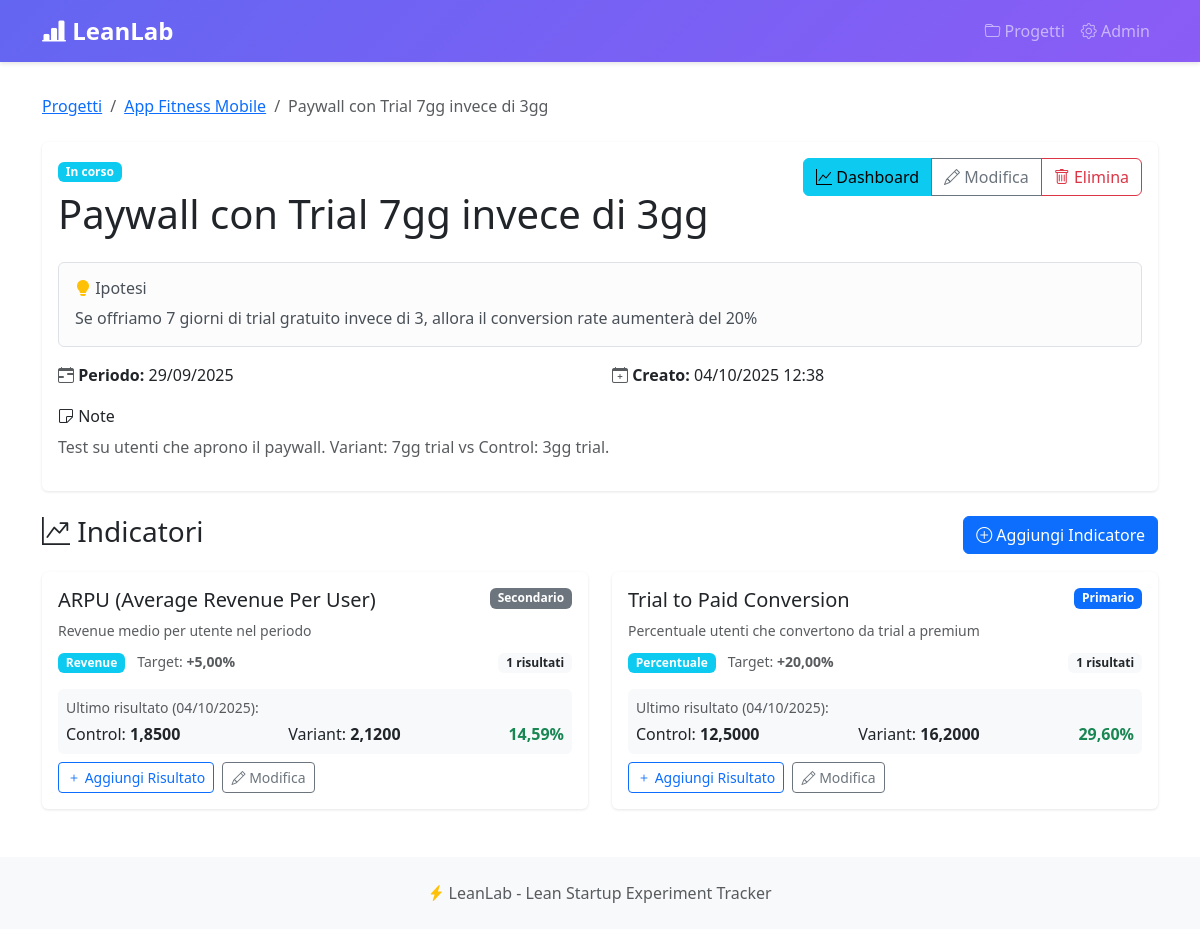
The page /projects/6/experiments/10/ on the database its author committed.
### projects/models.py (models this page shows, shortened)
class Project(models.Model):
    name = models.CharField(max_length=200, verbose_name="Nome Progetto")
    description = models.TextField(blank=True, verbose_name="Descrizione")
    created_at = models.DateTimeField(auto_now_add=True)
    updated_at = models.DateTimeField(auto_now=True)
    is_active = models.BooleanField(default=True, verbose_name="Attivo")
    class Meta:
        verbose_name = "Progetto"
        verbose_name_plural = "Progetti"
        ordering = ['-created_at']

class Experiment(models.Model):
    STATUS_CHOICES = [
        ('draft', 'Bozza'),
        ('running', 'In corso'),
        ('completed', 'Completato'),
    ]
    DECISION_CHOICES = [
        ('pending', 'In attesa'),
        ('persevere', 'Persevere'),
        ('pivot', 'Pivot'),
    ]
    project = models.ForeignKey(Project, on_delete=models.CASCADE, related_name='experiments')
    title = models.CharField(max_length=200, verbose_name="Titolo Esperimento")
    hypothesis = models.TextField(verbose_name="Ipotesi da testare")
    status = models.CharField(max_length=20, choices=STATUS_CHOICES, default='draft')
    decision = models.CharField(max_length=20, choices=DECISION_CHOICES, default='pending')
    start_date = models.DateField(null=True, blank=True, verbose_name="Data Inizio")
    end_date = models.DateField(null=True, blank=True, verbose_name="Data Fine")
    notes = models.TextField(blank=True, verbose_name="Note")
    created_at = models.DateTimeField(auto_now_add=True)
    updated_at = models.DateTimeField(auto_now=True)
    class Meta:
        verbose_name = "Esperimento"
        verbose_name_plural = "Esperimenti"
        ordering = ['-created_at']

### metrics/models.py (models this page shows, shortened)
class Indicator(models.Model):
    TYPE_CHOICES = [
        ('percentage', 'Percentuale'),
        ('average', 'Media'),
        ('count', 'Conteggio'),
        ('revenue', 'Revenue'),
    ]
    ROLE_CHOICES = [
        ('primary', 'Primario'),
        ('guardrail', 'Guardrail'),
        ('secondary', 'Secondario'),
    ]
    experiment = models.ForeignKey(Experiment, on_delete=models.CASCADE, related_name='indicators')
    name = models.CharField(max_length=200, verbose_name="Nome Indicatore")
    description = models.TextField(blank=True, verbose_name="Descrizione")
    indicator_type = models.CharField(max_length=20, choices=TYPE_CHOICES, default='percentage')
    role = models.CharField(max_length=20, choices=ROLE_CHOICES, default='primary')
    target_uplift = models.DecimalField(
        max_digits=5,
        decimal_places=2,
        help_text="Target % miglioramento (es. 10 per +10%)",
        verbose_name="Target Uplift %"
    )
    bigquery_metric_key = models.CharField(
        max_length=100,
        blank=True,
        help_text="Chiave per recuperare dati da MockBigQueryData (es: completion_rate, retention_d7)",
        verbose_name="Metric Key BigQuery"
    )
    created_at = models.DateTimeField(auto_now_add=True)
    class Meta:
        verbose_name = "Indicatore"
        verbose_name_plural = "Indicatori"
        ordering = ['experiment', '-role', 'name']

class Result(models.Model):
    indicator = models.ForeignKey(Indicator, on_delete=models.CASCADE, related_name='results')
    measured_at = models.DateField(verbose_name="Data Misurazione")
    value_control = models.DecimalField(max_digits=12, decimal_places=4, verbose_name="Valore Control")
    value_variant = models.DecimalField(max_digits=12, decimal_places=4, verbose_name="Valore Variant")
    delta_percentage = models.DecimalField(max_digits=8, decimal_places=2, null=True, blank=True, verbose_name="Delta %")
    decision_auto = models.CharField(max_length=20, blank=True, verbose_name="Decisione Auto")
    notes = models.TextField(blank=True, verbose_name="Note")
    created_at = models.DateTimeField(auto_now_add=True)
    class Meta:
        verbose_name = "Risultato"
        verbose_name_plural = "Risultati"
        ordering = ['-measured_at']

### projects/views.py (the view)
# urls.py: path('<int:project_pk>/experiments/<int:pk>/', views.experiment_detail, name='experiment_detail'),
def experiment_detail(request, project_pk, pk):
    project = get_object_or_404(Project, pk=project_pk)
    experiment = get_object_or_404(Experiment, pk=pk, project=project)
    indicators = experiment.indicators.all().prefetch_related('results')
    context = {
        'project': project,
        'experiment': experiment,
        'indicators': indicators,
    }
    return render(request, 'experiment_detail.html', context)

### projects/templates/experiment_detail.html (shortened to what this page needs)
{% extends 'base.html' %}
{% block content %}
<nav aria-label="breadcrumb" class="mb-4">
    <ol class="breadcrumb">
        <li class="breadcrumb-item"><a href="{% url 'projects:list' %}">Progetti</a></li>
        <li class="breadcrumb-item"><a href="{% url 'projects:detail' project.pk %}">{{ project.name }}</a></li>
        <li class="breadcrumb-item active">{{ experiment.title }}</li>
    </ol>
</nav>
<div class="card mb-4">
    <div class="card-body">
        <div class="d-flex justify-content-between align-items-start mb-3">
            <div>
                <div class="mb-2">
                    <span class="badge
                        {% if experiment.status == 'running' %}bg-info
                        {% elif experiment.status == 'completed' %}bg-success
                        {% else %}bg-secondary{% endif %} me-2">
                        {{ experiment.get_status_display }}
                    </span>
                </div>
                <h1 class="mb-2">
                     {{ experiment.title }}
                </h1>
            </div>
            <div class="btn-group">
                <a href="{% url 'projects:experiment_dashboard' project.pk experiment.pk %}"
                   class="btn btn-info">
                    <i class="bi bi-graph-up"></i> Dashboard
                </a>
                <a href="{% url 'projects:experiment_edit' project.pk experiment.pk %}"
                   class="btn btn-outline-secondary">
                    <i class="bi bi-pencil"></i> Modifica
                </a>
                <a href="{% url 'projects:experiment_delete' project.pk experiment.pk %}"
                   class="btn btn-outline-danger">
                    <i class="bi bi-trash"></i> Elimina
                </a>
            </div>
        </div>
        <div class="alert alert-light border">
            <h6 class="mb-2"><i class="bi bi-lightbulb-fill text-warning"></i> Ipotesi</h6>
            <p class="mb-0">{{ experiment.hypothesis }}</p>
        </div>
        <div class="row">
            <div class="col-md-6">
                <p class="mb-1">
                    <i class="bi bi-calendar-range text-muted"></i>
                    <strong>Periodo:</strong>
                    {% if experiment.start_date %}
                        {{ experiment.start_date|date:"d/m/Y" }}
                    {% else %}
                        Non impostato
                    {% endif %}
                </p>
            </div>
            <div class="col-md-6">
                <p class="mb-1">
                    <i class="bi bi-calendar-plus text-muted"></i>
                    <strong>Creato:</strong> {{ experiment.created_at|date:"d/m/Y H:i" }}
                </p>
            </div>
        </div>
        {% if experiment.notes %}
        <div class="mt-3">
            <h6><i class="bi bi-sticky"></i> Note</h6>
            <p class="text-muted">{{ experiment.notes }}</p>
        </div>
        {% endif %}
    </div>
</div>
<div class="d-flex justify-content-between align-items-center mb-3">
    <h3><i class="bi bi-graph-up-arrow"></i> Indicatori</h3>
    <a href="{% url 'metrics:indicator_create' experiment.pk %}" class="btn btn-primary">
        <i class="bi bi-plus-circle"></i> Aggiungi Indicatore
    </a>
</div>
{% if indicators %}
<div class="row">
    {% for indicator in indicators %}
    <div class="col-md-6 mb-3">
        <div class="card">
            <div class="card-body">
                <div class="d-flex justify-content-between align-items-start mb-2">
                    <h5 class="card-title mb-0">{{ indicator.name }}</h5>
                    <span class="badge
                        {% if indicator.role == 'primary' %}bg-primary
                        {% elif indicator.role == 'guardrail' %}bg-danger
                        {% else %}bg-secondary{% endif %}">
                        {{ indicator.get_role_display }}
                    </span>
                </div>
                <p class="text-muted small mb-2">
                    {{ indicator.description|default:"Nessuna descrizione" }}
                </p>
                <div class="d-flex justify-content-between align-items-center">
                    <div>
                        <span class="badge bg-info">{{ indicator.get_indicator_type_display }}</span>
                        <small class="text-muted ms-2">
                            Target: <strong>+{{ indicator.target_uplift }}%</strong>
                        </small>
                    </div>
                    <div>
                        <span class="badge bg-light text-dark">
                            {{ indicator.results.count }} risultati
                        </span>
                    </div>
                </div>
                {% with indicator.results.first as last_result %}
                {% if last_result %}
                <div class="mt-3 p-2 bg-light rounded">
                    <small class="text-muted d-block mb-1">Ultimo risultato ({{ last_result.measured_at|date:"d/m/Y" }}):</small>
                    <div class="d-flex justify-content-between">
                        <span>
                            Control: <strong>{{ last_result.value_control }}</strong>
                        </span>
                        <span>
                            Variant: <strong>{{ last_result.value_variant }}</strong>
                        </span>
                        <span class="{% if last_result.delta_percentage >= 0 %}text-success{% else %}text-danger{% endif %}">
                            <strong>{{ last_result.delta_percentage|floatformat:2 }}%</strong>
                        </span>
                    </div>
                </div>
                {% endif %}
                {% endwith %}
                <div class="mt-2">
                    <a href="{% url 'metrics:result_create' indicator.pk %}" class="btn btn-sm btn-outline-primary me-1">
                        <i class="bi bi-plus"></i> Aggiungi Risultato
                    </a>
                    <a href="{% url 'metrics:indicator_edit' indicator.pk %}" class="btn btn-sm btn-outline-secondary">
                        <i class="bi bi-pencil"></i> Modifica
                    </a>
                </div>
            </div>
        </div>
    </div>
    {% endfor %}
</div>
{% endif %}
{% endblock %}

### templates/base.html (style rules this page uses)
:root { --primary-color: #6366f1; --success-color: #10b981; --danger-color: #ef4444; --warning-color: #f59e0b; }
body { min-height: 100vh; display: flex; flex-direction: column; }
.card { border: none; box-shadow: 0 1px 3px rgba(0,0,0,0.1); transition: transform 0.2s, box-shadow 0.2s; }

### rows shown on the page
Project: name "App Fitness Mobile"
Experiment: title "Paywall con Trial 7gg invece di 3gg", status "In corso", hypothesis "Se offriamo 7 giorni di trial gratuito invece di 3, allora il conversion rate aumenterà del 20%", start_date "29/09/2025", created_at "04/10/2025 12:38", notes "Test su utenti che aprono il paywall. Variant: 7gg trial vs Control: 3gg trial."
Indicator: name "ARPU (Average Revenue Per User)", role "Secondario", description "Revenue medio per utente nel periodo", indicator_type "Revenue", target_uplift "5,00", results.count "1", results.first.measured_at "04/10/2025", results.first.value_control "1,8500", results.first.value_variant "2,1200", results.first.delta_percentage "14,59"
Indicator: name "Trial to Paid Conversion", role "Primario", description "Percentuale utenti che convertono da trial a premium", indicator_type "Percentuale", target_uplift "20,00", results.count "1", results.first.measured_at "04/10/2025", results.first.value_control "12,5000", results.first.value_variant "16,2000", results.first.delta_percentage "29,60"
